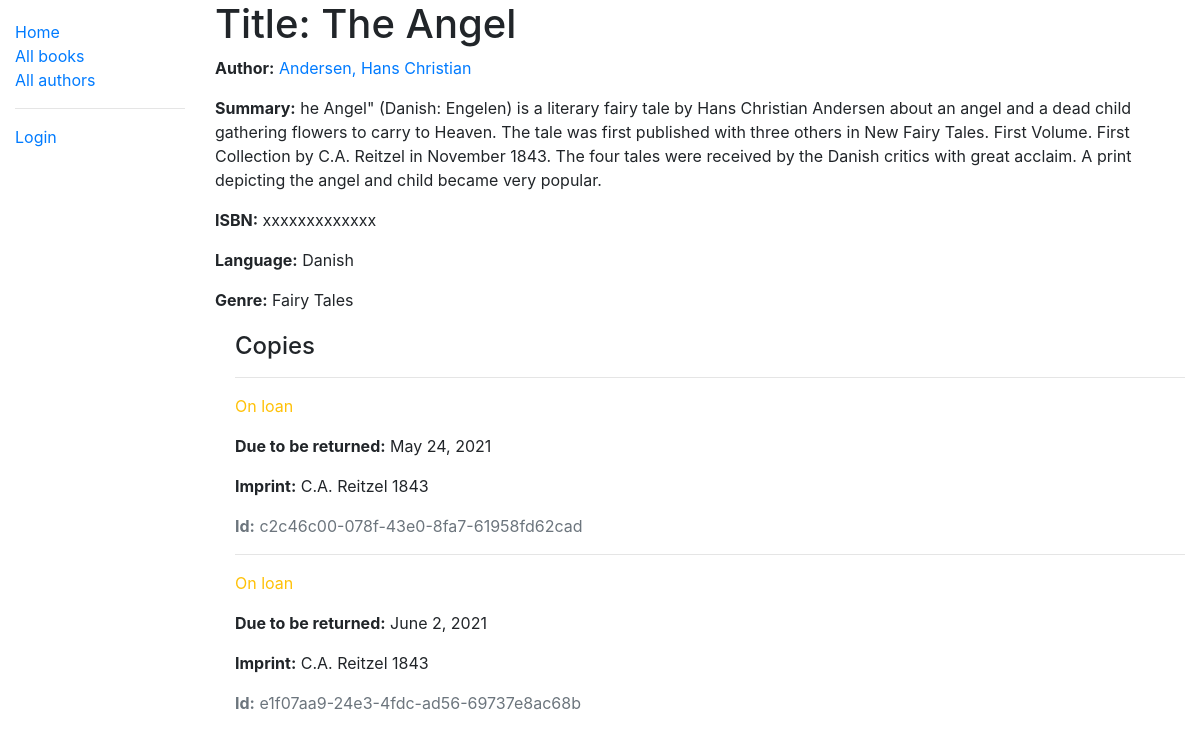
/catalog/book/3, run on an earlier commit of the app's database.
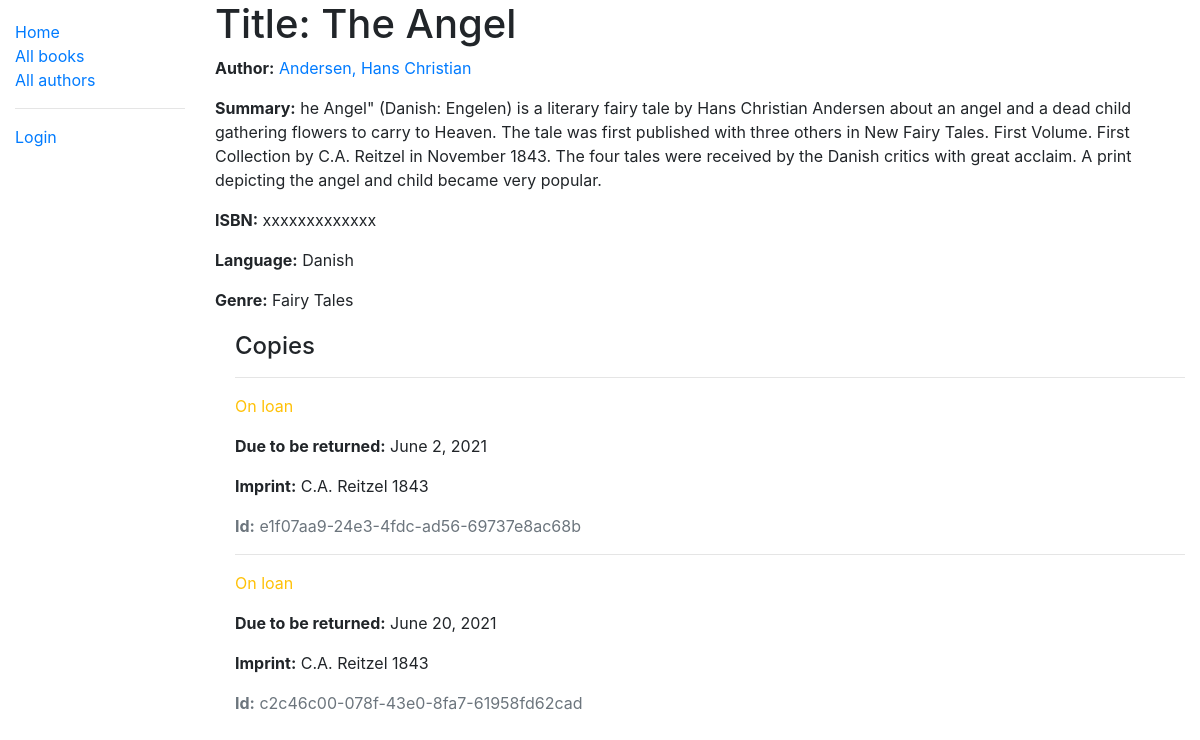
And on a later commit of the database.
### catalog/models.py (models this page shows, shortened)
class Book(models.Model):
    title = models.CharField(max_length=200)
    author = models.ForeignKey('Author', on_delete=models.SET_NULL, null=True)
    summary = models.TextField(max_length=1000,
                               help_text='Enter brief description of book')
    isbn = models.CharField('ISBN', max_length=13,
                            unique=True,
                            help_text='13 Character <a href="https://www.isbn-international.org/content/what-isbn">ISBN number</a>')
    genre = models.ManyToManyField(Genre,
                                   help_text='Select genre for this book')
    language = models.ManyToManyField(Language,
                                   help_text='Select language book is written in')
    def display_genre(self):
        """Create a string for the Genre. This is required to display genre in Admin."""
        return ', '.join(genre.name for genre in self.genre.all()[:3])
    display_genre.short_description = 'Genre'

class Author(models.Model):
    first_name = models.CharField(max_length=100)
    last_name = models.CharField(max_length=100)
    date_of_birth = models.DateField(null=True, blank=True)
    date_of_death = models.DateField('died', null=True, blank=True)
    class Meta:
        ordering = ['last_name', 'first_name']
    def get_absolute_url(self):
        return reverse('author-detail', args=[str(self.id)])
    def __str__(self):
        return f'{self.last_name}, {self.first_name}'

class Language(models.Model):
    type = models.CharField(max_length=200,
                            help_text='Language book is written in (e.g. French)')
    def __str__(self):
        return self.type

class Genre(models.Model):
    name = models.CharField(max_length=200,
                            help_text='Enter book genre (e.g. Romance)')
    def __str__(self):
        return self.name

class BookInstance(models.Model):
    id = models.UUIDField(primary_key=True,
                          default=uuid.uuid4,
                          help_text='Unique ID for this book')
    book = models.ForeignKey('Book',
                             on_delete=models.RESTRICT,
                             null=True)
    imprint = models.CharField(max_length=200)
    due_back = models.DateField(null=True,
                                blank=True)
    borrower = models.ForeignKey(User,
                                 on_delete=models.SET_NULL,
                                 null=True, blank=True)
    LOAN_STATUS = (
        ('m', 'Maintenance'),
        ('o', 'On loan'),
        ('a', 'Available'),
        ('r', 'Reserved'),
    )
    status = models.CharField(
        max_length=1,
        choices=LOAN_STATUS,
        blank=True,
        default='m',
        help_text='Book availability',
    )
    class Meta:
        ordering = ['due_back']
        permissions = (("can_mark_returned", "Set book as returned"),)

### catalog/views.py (the view, shortened to what this page needs)
class BookDetailView(generic.DetailView):
    model = Book

### catalog/templates/catalog/book_detail.html
{% extends "base_generic.html" %}
{% block content %}
  <h1>Title: {{ book.title }}</h1>
  <p><strong>Author:</strong> <a href="{{ book.author.get_absolute_url }}">{{ book.author }}</a></p>
  <p><strong>Summary:</strong> {{ book.summary }}</p>
  <p><strong>ISBN:</strong> {{ book.isbn }}</p>
  <p><strong>Language:</strong> {{ book.language.all|join:", " }}</p>
  <p><strong>Genre:</strong> {{ book.genre.all|join:", " }}</p>
  <div style="margin-left:20px;margin-top:20px">
    <h4>Copies</h4>
    {% for copy in book.bookinstance_set.all %}
      <hr>
      <p class="{% if copy.status == 'a' %}text-success{% elif copy.status == 'm' %}text-danger{% else %}text-warning{% endif %}">
        {{ copy.get_status_display }}
      </p>
      {% if copy.status != 'a' %}
        <p><strong>Due to be returned:</strong> {{ copy.due_back }}</p>
      {% endif %}
      <p><strong>Imprint:</strong> {{ copy.imprint }}</p>
      <p class="text-muted"><strong>Id:</strong> {{ copy.id }}</p>
    {% endfor %}
  </div>
{% endblock %}

### catalog/templates/base_generic.html (shortened to what this page needs)
<!DOCTYPE html>
<html lang="en">
<head>
  <link rel="stylesheet" href="https://cdn.jsdelivr.net/npm/bootstrap@4.5.3/dist/css/bootstrap.min.css">
  {% load static %}
  <link rel="stylesheet" href="{% static 'css/styles.css' %}">
</head>
<body>
  <div class="container-fluid">
    <div class="row">
      <div class="col-sm-2">
      {% block sidebar %}
        <ul class="sidebar-nav">
          <li><a href="{% url 'index' %}">Home</a></li>
          <li><a href="{% url 'books' %}">All books</a></li>
          <li><a href="{% url 'authors' %}">All authors</a></li>
          <hr/>
        {% if user.is_authenticated %}
           <li>User: {{ user.get_username }}</li>
           <li><a href="{% url 'my-borrowed' %}">Borrowed Books</a></li>
            <hr/>
           <li><a href="{% url 'logout'%}?next={{request.path}}">Logout</a></li>
            {% if perms.catalog.can_mark_returned %}
                <hr/>
                <p>Staff</p>
                <li><a href="{% url 'all-borrowed' %}">All Books</a></li>
                <li><a href="{% url 'author-create' %}">Add New Author</a></li>
                <li><a href="{% url 'book-create' %}">Add New Book</a></li>
            {% endif %}
        {% else %}
           <li><a href="{% url 'login'%}?next={{request.path}}">Login</a></li>
        {% endif %}
        </ul>
      {% endblock %}
      </div>
      <div class="col-sm-10 ">
        {% block content %}
        {% endblock %}
      </div>
    </div>
  </div>
</body>
</html>

### catalog/static/css/styles.css (style rules this page uses)
.sidebar-nav { margin-top: 20px; padding: 0; list-style: none; }

What changed in the data, as far as the page shows it:
shown differently, row unchanged: BookInstance "June 2, 2021": moves up the list
changed BookInstance "c2c46c00-078f-43e0-8fa7-61958fd62cad": due_back "May 24, 2021" → "June 20, 2021"
